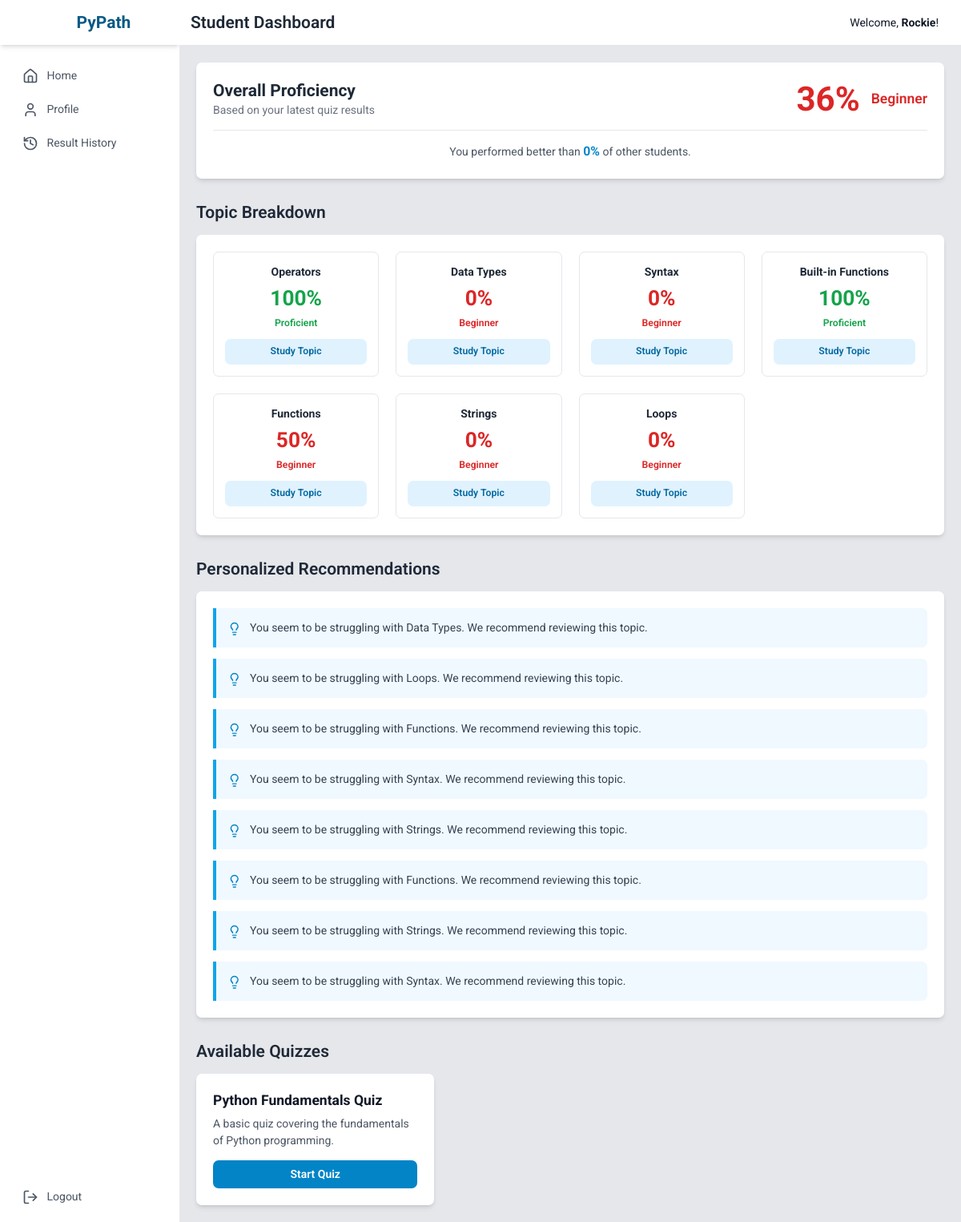
/dashboard (signed in), run on the app's committed database.
### tables this page shows
CREATE TABLE student_answers (
    id INTEGER PRIMARY KEY AUTOINCREMENT,
    result_id INTEGER NOT NULL,
    question_id INTEGER NOT NULL,
    user_answer TEXT,
    is_correct INTEGER NOT NULL, -- 1 for true, 0 for false
    FOREIGN KEY (result_id) REFERENCES results (id),
    FOREIGN KEY (question_id) REFERENCES questions (id)
);

CREATE TABLE questions (
    id INTEGER PRIMARY KEY AUTOINCREMENT,
    question_text TEXT NOT NULL,
    question_type TEXT NOT NULL DEFAULT 'multiple_choice', -- 'multiple_choice' or 'coding'
    topic TEXT NOT NULL, -- e.g., 'Variables', 'Loops', 'Functions' for the recommender system
    option_a TEXT,
    option_b TEXT,
    option_c TEXT,
    option_d TEXT,
    correct_answer TEXT,
    correct_code_output TEXT
);

CREATE TABLE recommendations (
    id INTEGER PRIMARY KEY AUTOINCREMENT,
    user_id INTEGER NOT NULL,
    recommendation_text TEXT NOT NULL,
    timestamp DATETIME DEFAULT CURRENT_TIMESTAMP,
    FOREIGN KEY (user_id) REFERENCES users (id)
);

CREATE TABLE question_sets (
    id INTEGER PRIMARY KEY AUTOINCREMENT,
    title TEXT NOT NULL,
    description TEXT
);

### app.py (the view)
@app.route('/dashboard')
def dashboard():
    if not get_user_id(): return redirect(url_for('login'))
    conn = get_db_connection()
    if is_admin():
        student_count = conn.execute('SELECT COUNT(*) FROM users WHERE is_admin = 0').fetchone()[0]
        quiz_count = conn.execute('SELECT COUNT(*) FROM question_sets').fetchone()[0]
        avg_score_data = conn.execute('SELECT AVG(score * 100.0 / total_questions) as avg_score FROM results').fetchone()
        avg_score = avg_score_data['avg_score'] if avg_score_data and avg_score_data['avg_score'] else 0
        performance_data = conn.execute("SELECT strftime('%Y-%m-%d', timestamp) as date, AVG(score * 100.0 / total_questions) as avg_score FROM results GROUP BY date ORDER BY date LIMIT 10").fetchall()
        chart_labels, chart_values = [row['date'] for row in performance_data], [row['avg_score'] for row in performance_data]
        conn.close()
        return render_template('admin/dashboard.html', student_count=student_count, quiz_count=quiz_count, avg_score=avg_score, chart_labels=json.dumps(chart_labels), chart_values=json.dumps(chart_values))
    else:
        sets = conn.execute('SELECT * FROM question_sets').fetchall()
        recommendations = conn.execute('SELECT * FROM recommendations WHERE user_id = ? ORDER BY timestamp DESC', (get_user_id(),)).fetchall()
        proficiency_data = calculate_proficiency(get_user_id(), conn)
        overall_proficiency, percentile = None, None
        if proficiency_data:
            average_percentage = sum(item['percentage'] for item in proficiency_data) / len(proficiency_data)
            level, color = get_proficiency_level(average_percentage)
            overall_proficiency = {'percentage': round(average_percentage), 'level': level, 'color': color}
            percentile = calculate_percentile(get_user_id(), conn)
        conn.close()
        return render_template('student/dashboard.html', sets=sets, recommendations=recommendations, proficiency=proficiency_data, overall_proficiency=overall_proficiency, percentile=percentile)

### app.py (called while the page is built)
def get_db_connection():
    conn = sqlite3.connect('pypath.db', check_same_thread=False, detect_types=sqlite3.PARSE_DECLTYPES | sqlite3.PARSE_COLNAMES)
    conn.row_factory = sqlite3.Row
    return conn

def get_user_id():
    return session.get('user_id')

def is_admin():
    return session.get('is_admin', False)

def get_proficiency_level(percentage):
    if percentage >= 85: return "Proficient", "text-green-600"
    elif percentage >= 60: return "Intermediate", "text-yellow-600"
    else: return "Beginner", "text-red-600"

def calculate_percentile(user_id, conn):
    user_latest_result = conn.execute('SELECT (score * 100.0 / total_questions) as percentage FROM results WHERE user_id = ? ORDER BY timestamp DESC LIMIT 1', (user_id,)).fetchone()
    if not user_latest_result: return None
    user_percentage = user_latest_result['percentage']
    all_latest_scores = conn.execute('SELECT MAX(score * 100.0 / total_questions) as latest_percentage FROM results r JOIN users u ON r.user_id = u.id WHERE u.is_admin = 0 GROUP BY r.user_id').fetchall()
    if not all_latest_scores: return 100
    total_students = len(all_latest_scores)
    scores_lower = sum(1 for row in all_latest_scores if row['latest_percentage'] < user_percentage)
    if total_students == 0: return 100
    percentile = (scores_lower / total_students) * 100
    return round(percentile)

### templates/student/dashboard.html (shortened to what this page needs)
{% extends "layout.html" %}
{% block header %}Student Dashboard{% endblock %}
{% block content %}
{% if overall_proficiency %}
<div class="mb-8 bg-white p-6 rounded-lg shadow-md">
    <div class="flex flex-col md:flex-row items-center justify-between">
        <div class="text-center md:text-left mb-4 md:mb-0">
            <h3 class="text-2xl font-bold text-gray-800">Overall Proficiency</h3>
            <p class="text-gray-500">Based on your latest quiz results</p>
        </div>
        <div class="flex items-center space-x-4">
            <div class="text-5xl font-bold {{ overall_proficiency.color }}">
                {{ overall_proficiency.percentage }}%
            </div>
            <div class="text-xl font-semibold {{ overall_proficiency.color }}">
                {{ overall_proficiency.level }}
            </div>
        </div>
    </div>
    {% if percentile is not none %}
    <div class="border-t mt-4 pt-4 text-center">
        <p class="text-gray-600">You performed better than <strong class="text-sky-600 text-lg">{{ percentile }}%</strong> of other students.</p>
    </div>
    {% endif %}
</div>
{% endif %}
{% if proficiency %}
<div class="mb-8">
    <h2 class="text-2xl font-semibold text-gray-800 mb-4">Topic Breakdown</h2>
    <div class="bg-white p-6 rounded-lg shadow-md">
        <div class="grid grid-cols-1 sm:grid-cols-2 md:grid-cols-3 lg:grid-cols-4 gap-6">
            {% for item in proficiency %}
            <div class="border border-gray-200 rounded-lg p-4 flex flex-col items-center text-center">
                <h4 class="font-bold text-gray-800">{{ item.topic }}</h4>
                <p class="text-3xl font-bold my-2 {{ item.color }}">{{ item.percentage }}%</p>
                <p class="text-sm font-semibold {{ item.color }} mb-3">{{ item.level }}</p>
                <a href="{{ item.study_link }}" target="_blank" class="mt-auto text-sm w-full text-center bg-sky-100 text-sky-700 font-semibold py-2 px-3 rounded-lg hover:bg-sky-200 transition">
                    Study Topic
                </a>
            </div>
            {% endfor %}
        </div>
    </div>
</div>
{% endif %}
{% if recommendations %}
<div class="mb-8">
    <h2 class="text-2xl font-semibold text-gray-800 mb-4">Personalized Recommendations</h2>
    <div class="bg-white p-6 rounded-lg shadow-md space-y-4">
        {% for rec in recommendations %}
        <div class="flex items-start p-4 bg-sky-50 border-l-4 border-sky-500 rounded-r-lg">
            <i data-lucide="lightbulb" class="h-5 w-5 text-sky-600 mr-3 mt-1"></i>
            <p class="text-gray-700">{{ rec.recommendation_text }}</p>
        </div>
        {% endfor %}
    </div>
</div>
{% endif %}
<div>
    <h2 class="text-2xl font-semibold text-gray-800 mb-4">Available Quizzes</h2>
    <div class="grid grid-cols-1 md:grid-cols-2 lg:grid-cols-3 gap-6">
        {% for set in sets %}
        <div class="bg-white rounded-lg shadow-md overflow-hidden transform hover:scale-105 transition-transform duration-300">
            <div class="p-6">
                <h3 class="text-xl font-bold text-gray-900 mb-2">{{ set.title }}</h3>
                <p class="text-gray-600 mb-4">{{ set.description }}</p>
                <a href="{{ url_for('quiz', set_id=set.id) }}" class="inline-block w-full text-center bg-sky-600 text-white font-semibold py-2 px-4 rounded-lg hover:bg-sky-700">
                    Start Quiz
                </a>
            </div>
        </div>
        {% else %}
        <p>No quizzes are available at the moment.</p>
        {% endfor %}
    </div>
</div>
{% endblock %}

### templates/layout.html (style rules this page uses)
html { font-size: 14px; }
body { font-family: 'Roboto', sans-serif; }

### data on the page
student_answers: topic "Operators", percentage "100", level "Proficient"
student_answers: topic "Data Types", percentage "0", level "Beginner"
student_answers: topic "Syntax", percentage "0", level "Beginner"
student_answers: topic "Built-in Functions", percentage "100", level "Proficient"
student_answers: topic "Functions", percentage "50", level "Beginner"
student_answers: topic "Strings", percentage "0", level "Beginner"
student_answers: topic "Loops", percentage "0", level "Beginner"
recommendations: recommendation_text "You seem to be struggling with Data Types. We recommend reviewing this topic."
recommendations: recommendation_text "You seem to be struggling with Loops. We recommend reviewing this topic."
recommendations: recommendation_text "You seem to be struggling with Functions. We recommend reviewing this topic."
recommendations: recommendation_text "You seem to be struggling with Syntax. We recommend reviewing this topic."
recommendations: recommendation_text "You seem to be struggling with Strings. We recommend reviewing this topic."
recommendations: recommendation_text "You seem to be struggling with Functions. We recommend reviewing this topic."
recommendations: recommendation_text "You seem to be struggling with Strings. We recommend reviewing this topic."
recommendations: recommendation_text "You seem to be struggling with Syntax. We recommend reviewing this topic."
question_sets: title "Python Fundamentals Quiz", description "A basic quiz covering the fundamentals of Python programming."

### other printed values
{{ session.first_name or session.username }} "Rockie"
{{ overall_proficiency.percentage }} "36"
{{ overall_proficiency.level }} "Beginner"
{{ percentile }} "0"
